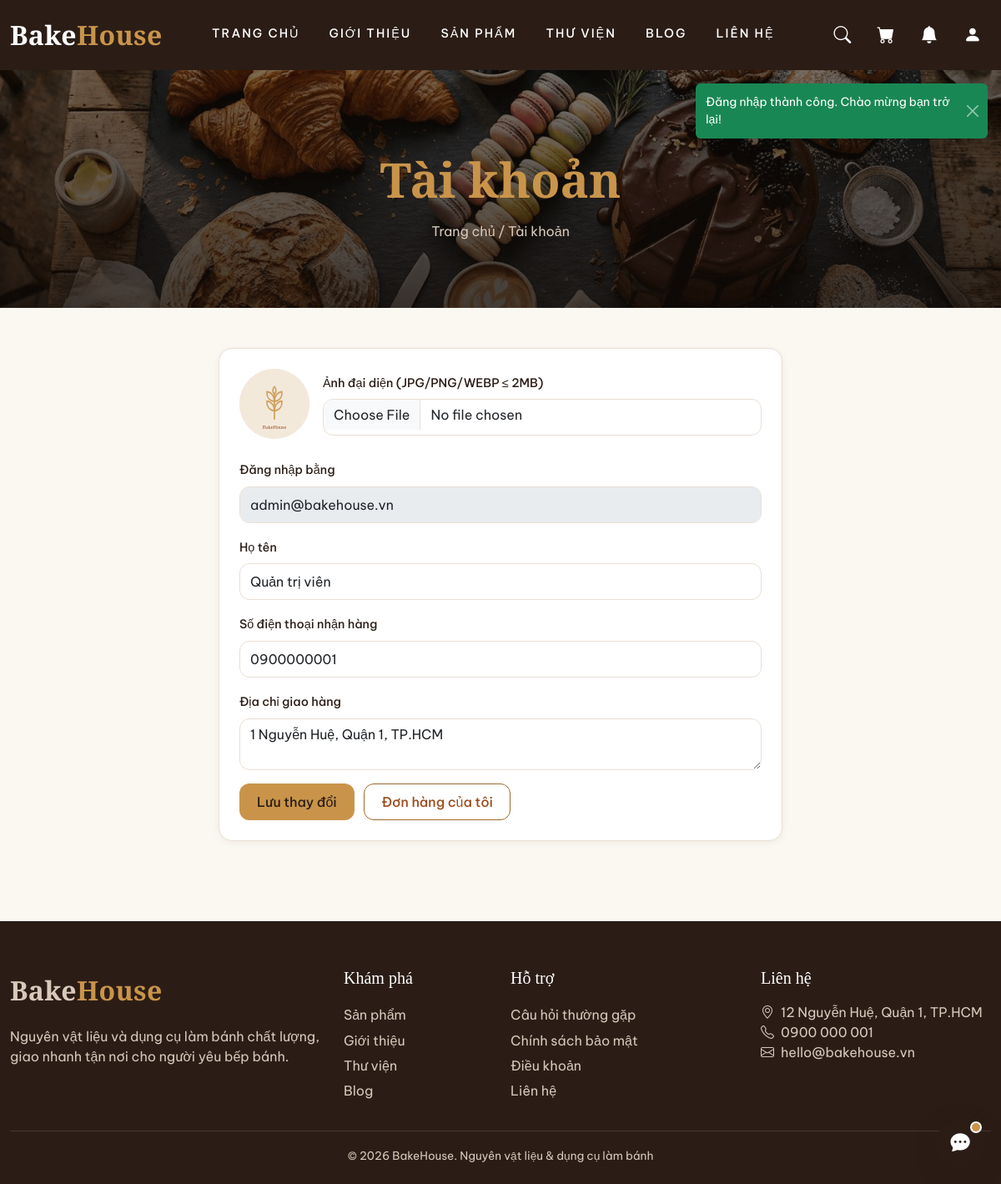
/account (signed in), run on the app's committed database.
### tables this page shows
CREATE TABLE `user_profiles` (
  `id` bigint(20) UNSIGNED NOT NULL,
  `user_id` bigint(20) UNSIGNED NOT NULL,
  `full_name` varchar(150) NOT NULL DEFAULT '',
  `shipping_phone` varchar(20) DEFAULT NULL,
  `shipping_address` varchar(255) DEFAULT NULL,
  `avatar_path` varchar(255) DEFAULT NULL,
  `created_at` timestamp NOT NULL DEFAULT current_timestamp(),
  `updated_at` timestamp NOT NULL DEFAULT current_timestamp() ON UPDATE current_timestamp()
);

CREATE TABLE `users` (
  `id` bigint(20) UNSIGNED NOT NULL,
  `email` varchar(190) DEFAULT NULL,
  `phone` varchar(20) DEFAULT NULL,
  `password_hash` varchar(255) NOT NULL,
  `role` enum('user','admin') NOT NULL DEFAULT 'user',
  `is_active` tinyint(1) NOT NULL DEFAULT 1,
  `created_at` timestamp NOT NULL DEFAULT current_timestamp(),
  `updated_at` timestamp NOT NULL DEFAULT current_timestamp() ON UPDATE current_timestamp()
);

### src/Core/View.php (called while the page is built, shortened)
<?php
final class View
{
    private static array $shared = [];
    public static function render(string $view, array $data = [], ?string $layout = 'layouts.main'): string
    {
        $content = self::capture($view, $data);
        return self::capture($layout, array_merge($data, ['content' => $content]));
    }
    private static function capture(string $__view, array $data): string
    {
        $file = BASE_PATH . '/src/Views/' . str_replace('.', '/', $__view) . '.php';
        extract(array_merge(self::$shared, $data), EXTR_SKIP);
        try {
            require $file;
        } catch (\Throwable $e) {
            ob_end_clean();
            throw $e;
        }
        return (string) ob_get_clean();
    }
}

### src/Controllers/BaseController.php (called while the page is built, shortened)
<?php
abstract class BaseController
{
    protected function render(string $view, array $data = [], string $layout = 'layouts.main'): Response
    {
        return Response::html(View::render($view, $data, $layout));
    }
}

### src/Controllers/Client/AccountController.php (called while the page is built, shortened)
<?php
final class AccountController extends BaseController
{
    public function show(Request $request): Response
    {
        return $this->render('client.account.profile', ['title' => 'Tài khoản của tôi', 'user' => Auth::user()]);
    }
}

### src/Core/Router.php (called while the page is built, shortened)
<?php
final class Router
{
    private array $routes = [];
    private string $prefix = '';
    private array $groupMiddleware = [];
    public function group(string $prefix, array $middleware, callable $callback): void
    {
        $previousPrefix = $this->prefix;
        $previousMiddleware = $this->groupMiddleware;
        $this->prefix .= $prefix;
        $this->groupMiddleware = array_merge($this->groupMiddleware, $middleware);
        $this->prefix = $previousPrefix;
        $this->groupMiddleware = $previousMiddleware;
    }
    public function dispatch(Request $request): Response
    {
        $pathMatched = false;
        foreach ($this->routes as $route) {
            if (!preg_match($route['pattern'], $request->getPath(), $matches)) {
                continue;
            }
            $pathMatched = true;
            foreach ($route['middleware'] as $middlewareClass) {
                $middleware = is_string($middlewareClass) ? new $middlewareClass() : $middlewareClass;
                $response = $middleware->handle($request);
            }
            $params = array_filter($matches, 'is_string', ARRAY_FILTER_USE_KEY);
            return $this->invoke($route['handler'], $request, $params);
        }
        return ErrorHandler::render($pathMatched ? 405 : 404, $request);
    }
    private function add(string $method, string $path, array|callable $handler, array $middleware): void
    {
        $fullPath = '/' . trim($this->prefix . '/' . trim($path, '/'), '/');
        $pattern = preg_replace('#\{(\w+)\}#', '(?P<$1>[^/]+)', $fullPath);
        $this->routes[] = [
            'method' => $method,
            'pattern' => '#^' . $pattern . '$#u',
            'handler' => $handler,
            'middleware' => array_merge($this->groupMiddleware, $middleware),
        ];
    }
    private function invoke(array|callable $handler, Request $request, array $params): Response
    {
        if (is_array($handler)) {
            [$class, $action] = $handler;
            $result = (new $class())->$action($request, ...array_values($params));
        } else {
            $result = $handler($request, ...array_values($params));
        }
        if ($result instanceof Response) {
            return $result;
        }
        return Response::html((string) $result);
    }
}

### public/index.php (called while the page is built, shortened)
<?php
require_once BASE_PATH . '/src/Helpers/functions.php';
$request = Request::capture();
try {
    $router = new Router();
    $router->group('', [CsrfMiddleware::class], static function (Router $router): void {
        require BASE_PATH . '/routes/web.php';
        $router->group('/admin', [], static function (Router $router): void {
            require BASE_PATH . '/routes/admin.php';
        });
        $router->group('/api', [], static function (Router $router): void {
            require BASE_PATH . '/routes/api.php';
        });
    });
    $router->dispatch($request)->send();
} catch (Throwable $e) {
    ErrorHandler::logException($e);
    ErrorHandler::render(500, $request, $e)->send();
}

### src/Core/Env.php (called while the page is built, shortened)
<?php
final class Env
{
    public static function get(string $key, ?string $default = null): ?string
    {
        $value = $_ENV[$key] ?? getenv($key);
        return ($value === false || $value === null || $value === '') ? $default : (string) $value;
    }
    public static function int(string $key, int $default = 0): int
    {
        $value = self::get($key);
        return $value === null ? $default : (int) $value;
    }
}

### src/Helpers/functions.php (called while the page is built, shortened)
<?php
if (!function_exists('app_base_path')) {
    function app_base_path(): string
    {
        $scriptName = str_replace('\\', '/', (string) ($_SERVER['SCRIPT_NAME'] ?? ''));
        $baseDir = rtrim(str_replace('\\', '/', dirname($scriptName)), '/');
        if ($baseDir === '' || $baseDir === '/' || $baseDir === '.') {
            return '';
        }
        return '/' . trim($baseDir, '/');
    }
}
if (!function_exists('app_route_prefix')) {
    function app_route_prefix(): string
    {
        $envUrl = rtrim((string) Env::get('APP_URL', ''), '/');
        $base = app_base_path();
        $scriptName = '/' . ltrim(str_replace('\\', '/', (string) ($_SERVER['SCRIPT_NAME'] ?? '')), '/');
        return $base;
    }
}
if (!function_exists('e')) {
    function e(mixed $value): string
    {
        return htmlspecialchars((string) $value, ENT_QUOTES | ENT_SUBSTITUTE, 'UTF-8');
    }
}
if (!function_exists('url')) {
    function url(string $path = ''): string
    {
        $prefix = app_route_prefix();
        $cleanPath = '/' . ltrim($path, '/');
        $cleanPath = preg_replace('#^/(?:public/)?index\.php(?=/|$)#i', '', $cleanPath) ?: '/';
        $cleanPath = '/' . ltrim($cleanPath, '/');
        if ($cleanPath === '/') {
            return ($prefix !== '' ? $prefix : '') . '/';
        }
        return $prefix . $cleanPath;
    }
}
if (!function_exists('asset')) {
    function asset(string $path): string
    {
        $relative = ltrim($path, '/');
        $fullPath = app_base_path() . '/' . $relative;
        if (preg_match('#\.(css|js)$#i', $relative)) {
            $mtime = @filemtime(BASE_PATH . '/public/' . $relative);
            if ($mtime !== false) {
                $fullPath .= '?v=' . $mtime;
            }
        }
        return $fullPath;
    }
}
if (!function_exists('old')) {
    function old(string $key, string $default = ''): string
    {
        static $old = null;
        $old ??= Session::pullOld();
        return e($old[$key] ?? $default);
    }
}
if (!function_exists('img_url')) {
    function img_url(?string $path, string $fallback = 'assets/img/product-placeholder.svg'): string
    {
        if ($path === null || $path === '') {
            return asset($fallback);
        }
        return asset($path);
    }
}

### src/Core/Session.php (called while the page is built, shortened)
<?php
final class Session
{
    public static function get(string $key, mixed $default = null): mixed
    {
        return $_SESSION[$key] ?? $default;
    }
    public static function pullOld(): array
    {
        $old = $_SESSION['_old'] ?? [];
        return $old;
    }
}

### src/Core/Auth.php (called while the page is built, shortened)
<?php
final class Auth
{
    private static ?array $user = null;
    private static bool $loaded = false;
    public static function user(): ?array
    {
        if (!self::$loaded) {
            self::$loaded = true;
            $id = Session::get(self::SESSION_KEY);
            if ($id !== null) {
                try {
                    $user = (new UserRepository())->findById((int) $id);
                } catch (\Throwable) {
                    return null;
                }
                if ($user !== null && (int) $user['is_active'] === 1) {
                    self::$user = $user;
                } else {
                    Session::remove(self::SESSION_KEY);
                }
            }
        }
        return self::$user;
    }
    public static function check(): bool
    {
        return self::user() !== null;
    }
}

### src/Core/Database.php (called while the page is built, shortened)
<?php
final class Database
{
    private static ?PDO $connection = null;
    public static function connection(): PDO
    {
        if (self::$connection === null) {
            $dsn = sprintf(
                'mysql:host=%s;port=%d;dbname=%s;charset=utf8mb4',
                Env::get('DB_HOST', 'localhost'),
                Env::int('DB_PORT', 3306),
                Env::get('DB_DATABASE', 'webbakehouse')
            );
            self::$connection = new PDO(
                $dsn,
                (string) Env::get('DB_USERNAME', 'root'),
                (string) Env::get('DB_PASSWORD', ''),
                [
                    PDO::ATTR_ERRMODE => PDO::ERRMODE_EXCEPTION,
                    PDO::ATTR_DEFAULT_FETCH_MODE => PDO::FETCH_ASSOC,
                    PDO::ATTR_EMULATE_PREPARES => true,
                ]
            );
        }
        return self::$connection;
    }
}

### src/Repositories/BaseRepository.php (called while the page is built, shortened)
<?php
abstract class BaseRepository
{
    protected function db(): PDO
    {
        return Database::connection();
    }
    protected function fetchOne(string $sql, array $params = []): ?array
    {
        $stmt = $this->db()->prepare($sql);
        $this->bindAll($stmt, $params);
        $stmt->execute();
        $row = $stmt->fetch();
        return $row === false ? null : $row;
    }
    private function bindAll(\PDOStatement $stmt, array $params): void
    {
        foreach ($params as $key => $value) {
            $name = is_int($key) ? $key + 1 : (str_starts_with((string) $key, ':') ? $key : ':' . $key);
            $type = match (true) {
                is_int($value) => PDO::PARAM_INT,
                is_bool($value) => PDO::PARAM_BOOL,
                $value === null => PDO::PARAM_NULL,
                default => PDO::PARAM_STR,
            };
            $stmt->bindValue($name, $value, $type);
        }
    }
}

### src/Repositories/UserRepository.php (called while the page is built, shortened)
<?php
final class UserRepository extends BaseRepository
{
    public function findById(int $id): ?array
    {
        return $this->fetchOne(self::SELECT . ' WHERE u.id = ?', [$id]);
    }
}

### src/Middleware/AuthMiddleware.php (called while the page is built, shortened)
<?php
final class AuthMiddleware implements MiddlewareInterface
{
    public function handle(Request $request): ?Response
    {
        if (Auth::check()) {
            return null;
        }
        return Response::redirect(url('/login'));
    }
}

### src/Views/client/account/profile.php (the view, shortened to what this page needs)
<div class="container py-5">
    <div class="row g-4 justify-content-center">
        <div class="col-lg-7">
            <div class="bh-panel">
                <form method="post" action="<?= e(url('account')) ?>" enctype="multipart/form-data" novalidate>
                    <div class="d-flex align-items-center gap-3 mb-4">
                        <img class="rounded-circle" style="width:84px;height:84px;object-fit:cover;background:#f3e9db" src="<?= e(img_url($user['avatar_path'] ?? null, 'assets/img/product-placeholder.svg')) ?>" alt="Avatar" id="bhAvatarPreviewImg">
                        <div class="flex-grow-1">
                            <label class="form-label" for="avatar">Ảnh đại diện (JPG/PNG/WEBP ≤ 2MB)</label>
                            <input class="form-control" type="file" id="avatar" name="avatar" accept="image/jpeg,image/png,image/webp"><?= form_error('avatar') ?>
                        </div>
                    </div>
                    <div class="mb-3"><label class="form-label">Đăng nhập bằng</label>
                        <input class="form-control" value="<?= e((string) ($user['email'] ?? $user['phone'] ?? '')) ?>" disabled></div>
                    <div class="mb-3"><label class="form-label" for="full_name">Họ tên</label>
                        <input class="form-control" id="full_name" name="full_name" value="<?= old('full_name', (string) ($user['full_name'] ?? '')) ?>" required><?= form_error('full_name') ?></div>
                    <div class="mb-3"><label class="form-label" for="shipping_phone">Số điện thoại nhận hàng</label>
                        <input class="form-control" id="shipping_phone" name="shipping_phone" value="<?= old('shipping_phone', (string) ($user['shipping_phone'] ?? '')) ?>"><?= form_error('shipping_phone') ?></div>
                    <div class="mb-3"><label class="form-label" for="shipping_address">Địa chỉ giao hàng</label>
                        <textarea class="form-control" id="shipping_address" name="shipping_address" rows="2"><?= old('shipping_address', (string) ($user['shipping_address'] ?? '')) ?></textarea><?= form_error('shipping_address') ?></div>
                    <button class="bh-btn bh-btn--primary" type="submit">Lưu thay đổi</button>
                    <a class="bh-btn bh-btn--outline ms-2" href="<?= e(url('orders')) ?>">Đơn hàng của tôi</a>
                </form>
            </div>
        </div>
    </div>
</div>

### public/assets/css/tokens.css (style rules this page uses)
:root { --bh-color-espresso: #2b1d16; --bh-color-caramel: #c9944a; --bh-color-caramel-text: #a0692a; --bh-color-rust: #9b4a1b; --bh-color-cream: #fbf8f2; --bh-color-border: #eadfd3; --bh-color-muted: #7a6a5f; --bh-color-success: #2fae60; --bh-color-success-dark: #1e7d46; --bh-color-danger: #d9534f; --bh-font-heading: "Playfair Display", serif; --bh-font-body: "Be VietNam Pro", sans-serif; --bh-radius-md: 12px; --bh-radius-lg: 16px; --bh-shadow-sm: 0 2px 8px rgba(43, 29, 22, .06); }

### public/assets/css/app.css (style rules this page uses)
html { scroll-behavior: smooth; }
[id] { scroll-margin-top: 100px; }
body { font-family: var(--bh-font-body); background: var(--bh-color-cream); color: var(--bh-color-espresso); }
a { color: var(--bh-color-rust); }
.container { max-width: 1200px; }
.bh-btn { min-height: 44px; border-radius: var(--bh-radius-md); font-weight: 500; padding: .55rem 1.25rem; display: inline-flex; align-items: center; justify-content: center; gap: .45rem; border: 1px solid transparent; transition: all .2s; text-decoration: none; cursor: pointer; }
.bh-btn--primary { background: var(--bh-color-caramel); color: var(--bh-color-espresso); }
.bh-btn--outline { border-color: var(--bh-color-caramel-text); color: var(--bh-color-rust); background: transparent; }
.form-control, .form-select { min-height: 44px; border-radius: var(--bh-radius-md); border-color: var(--bh-color-border); }
.form-label { font-weight: 500; font-size: .9rem; }
.bh-panel { background: #fff; border: 1px solid var(--bh-color-border); border-radius: var(--bh-radius-lg); box-shadow: var(--bh-shadow-sm); padding: 1.5rem; }

### data on the page
user_profiles: user.email "admin@bakehouse.vn", full_name "Quản trị viên", shipping_phone "0900000001", shipping_address "1 Nguyễn Huệ, Quận 1, TP.HCM"

### other printed values
$label "TRANG CHỦ"
$label "GIỚI THIỆU"
$label "SẢN PHẨM"
$label "THƯ VIỆN"
$label "BLOG"
$label "LIÊN HỆ"
$heroTitle "Tài khoản"
$label "Trang chủ"
$label "Tài khoản"
lang('app.tagline') "Nguyên vật liệu & dụng cụ làm bánh"
